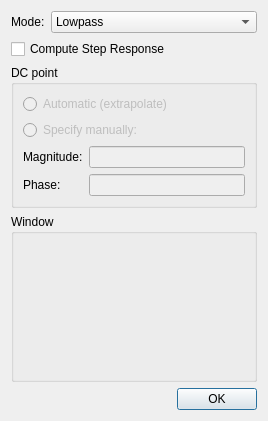
<?xml version="1.0" encoding="UTF-8"?>
<ui version="4.0">
 <class>TDRDialog</class>
 <widget class="QDialog" name="TDRDialog">
  <property name="windowModality">
   <enum>Qt::ApplicationModal</enum>
  </property>
  <property name="geometry">
   <rect>
    <x>0</x>
    <y>0</y>
    <width>268</width>
    <height>421</height>
   </rect>
  </property>
  <property name="windowTitle">
   <string>TDR</string>
  </property>
  <property name="modal">
   <bool>true</bool>
  </property>
  <layout class="QVBoxLayout" name="verticalLayout" stretch="0,0,0,1,0">
   <item>
    <layout class="QFormLayout" name="formLayout">
     <item row="0" column="0">
      <widget class="QLabel" name="label_3">
       <property name="text">
        <string>Mode:</string>
       </property>
      </widget>
     </item>
     <item row="0" column="1">
      <widget class="QComboBox" name="mode">
       <item>
        <property name="text">
         <string>Lowpass</string>
        </property>
       </item>
       <item>
        <property name="text">
         <string>Bandpass</string>
        </property>
       </item>
      </widget>
     </item>
    </layout>
   </item>
   <item>
    <widget class="QCheckBox" name="computeStepResponse">
     <property name="text">
      <string>Compute Step Response</string>
     </property>
    </widget>
   </item>
   <item>
    <widget class="QGroupBox" name="groupBox">
     <property name="title">
      <string>DC point</string>
     </property>
     <layout class="QVBoxLayout" name="verticalLayout_2">
      <item>
       <widget class="QRadioButton" name="DCautomatic">
        <property name="enabled">
         <bool>false</bool>
        </property>
        <property name="text">
         <string>Automatic (extrapolate)</string>
        </property>
        <attribute name="buttonGroup">
         <string notr="true">buttonGroup</string>
        </attribute>
       </widget>
      </item>
      <item>
       <widget class="QRadioButton" name="DCmanual">
        <property name="enabled">
         <bool>false</bool>
        </property>
        <property name="text">
         <string>Specify manually:</string>
        </property>
        <attribute name="buttonGroup">
         <string notr="true">buttonGroup</string>
        </attribute>
       </widget>
      </item>
      <item>
       <layout class="QGridLayout" name="gridLayout">
        <item row="0" column="0">
         <widget class="QLabel" name="label">
          <property name="text">
           <string>Magnitude:</string>
          </property>
         </widget>
        </item>
        <item row="0" column="1">
         <widget class="SIUnitEdit" name="manualMag">
          <property name="enabled">
           <bool>false</bool>
          </property>
         </widget>
        </item>
        <item row="1" column="0">
         <widget class="QLabel" name="label_2">
          <property name="text">
           <string>Phase:</string>
          </property>
         </widget>
        </item>
        <item row="1" column="1">
         <widget class="SIUnitEdit" name="manualPhase">
          <property name="enabled">
           <bool>false</bool>
          </property>
         </widget>
        </item>
       </layout>
      </item>
     </layout>
    </widget>
   </item>
   <item>
    <widget class="QGroupBox" name="windowBox">
     <property name="title">
      <string>Window</string>
     </property>
    </widget>
   </item>
   <item>
    <widget class="QDialogButtonBox" name="buttonBox">
     <property name="standardButtons">
      <set>QDialogButtonBox::Ok</set>
     </property>
    </widget>
   </item>
  </layout>
 </widget>
 <customwidgets>
  <customwidget>
   <class>SIUnitEdit</class>
   <extends>QLineEdit</extends>
   <header>CustomWidgets/siunitedit.h</header>
  </customwidget>
 </customwidgets>
 <resources/>
 <connections/>
 <buttongroups>
  <buttongroup name="buttonGroup"/>
 </buttongroups>
</ui>
